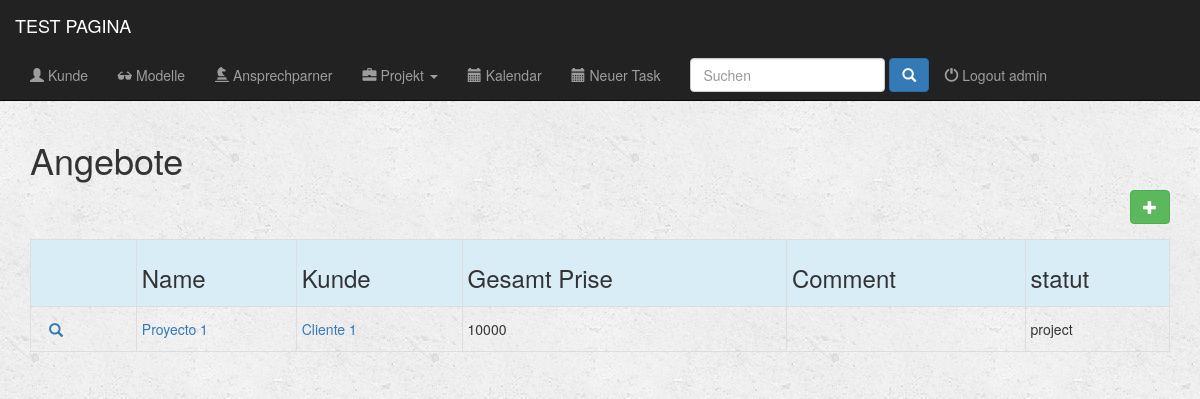
/apli/project/ (signed in), run on an earlier commit of the app's database.
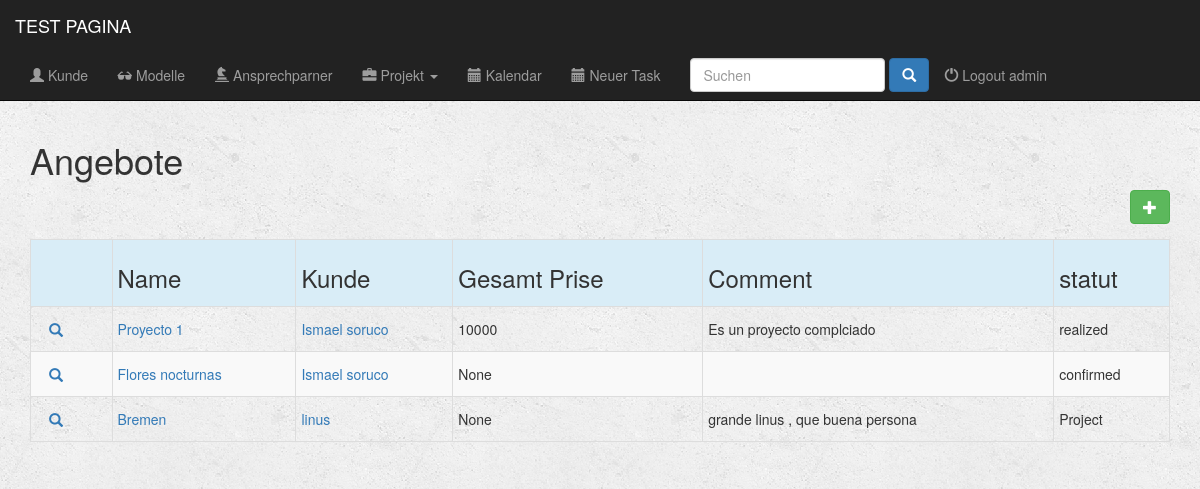
And on a later commit of the database.
### apli/models.py (models this page shows, shortened)
class Project(models.Model):
    name = models.CharField(max_length=200)
    client = models.ForeignKey(Client, on_delete=models.CASCADE)
    start = models.DateField()
    finish = models.DateField()
    user = models.ForeignKey(User, on_delete=models.CASCADE)
    comment = models.CharField(max_length=500, blank=True)
    sort = models.CharField(max_length=8, choices=(('Angebot', 'angebot'), ('Auftrag', 'aufttrag'), ('Job', 'job'),), default='Angebot')
    statut = models.CharField(max_length=9, choices=(('Project', 'project'), ('Bestätigung', 'confirmed'), ('Fertig', 'realized'), ('bezhal', 'acquitted'), ('Absagen', 'canceled'),), default='Project')
    all_day = models.IntegerField(null=True, blank=True)
    half_day = models.IntegerField(null=True, blank=True)
    half_day_price_pro = models.IntegerField(null=True, blank=True)
    all_day_price_pro = models.IntegerField(null=True, blank=True)
    over_price_pro = models.IntegerField(null=True, blank=True)
    all_in_price_pro = models.IntegerField(null=True, blank=True)
    half_day_price_semipro = models.IntegerField(null=True, blank=True)
    all_day_price_semipro = models.IntegerField(null=True, blank=True)
    over_price_semipro = models.IntegerField(null=True, blank=True)
    all_in_price_semipro = models.IntegerField(null=True, blank=True)
    country = models.CharField(max_length=50, blank=True)
    city = models.CharField(max_length=50, blank=True)
    zip_code = models.CharField(max_length=15, blank=True)
    address = models.CharField(max_length=100, blank=True)
    comment_address = models.CharField(max_length=500, blank=True)
    honorary_base = models.IntegerField(null=True, blank=True)
    honorary_plus = models.IntegerField(null=True, blank=True)
    quantity_models_honorary_plus = models.IntegerField(null=True, blank=True)
    ms_price = models.IntegerField(null=True, blank=True)
    ms_hours = models.IntegerField(null=True, blank=True)
    requirement_price = models.IntegerField(null=True, blank=True)
    requirement_hours = models.IntegerField(null=True, blank=True)
    requisiten_price_for_each_model = models.IntegerField(null=True, blank=True)
    other_title = models.CharField(max_length=50, blank=True)
    other_description = models.CharField(max_length=200, blank=True)
    other_price = models.IntegerField(null=True, blank=True)
    other_hours = models.IntegerField(null=True, blank=True)
    photo_price = models.IntegerField(null=True, blank=True)
    photo_hours = models.IntegerField(null=True, blank=True)
    total_price = models.IntegerField(null=True, blank=True)
    tax = models.IntegerField(default=19)

class Client(models.Model):
    name = models.CharField(max_length=200)
    name_short = models.CharField(max_length=100, blank=True)
    company = models.CharField(max_length=200, blank=True)
    company_short = models.CharField(max_length=100, blank=True)
    country = models.CharField(max_length=50, blank=True)
    city = models.CharField(max_length=50, blank=True)
    zip_code = models.CharField(max_length=15, blank=True)
    address = models.CharField(max_length=100, blank=True)
    email = models.EmailField()
    phone_regex = RegexValidator(regex=r'^\+?1?\d{9,15}$', message="Phone number must be entered in the format: '+999999999'. Up to 15 digits allowed.")
    phone = models.CharField(validators=[phone_regex], max_length=15)
    comment = models.CharField(max_length=500, blank=True)
    class Meta:
        verbose_name = 'Client'
        verbose_name_plural = 'Clients'
    def __str__(self):
        return self.name

### apli/views.py (the view)
@login_required(login_url='/register/login/')
def index_project(request):
    all_projects = Project.objects.all()
    return render(request, 'apli/angebot/index_angebot.html', {'all_projects': all_projects})

### fullcalendar/fullcalendar.py (called while the page is built)
def css_url():
    return FULLCALENDAR['css_url']

def print_css_url():
    return FULLCALENDAR['print_css_url']

def javascript_url():
    return FULLCALENDAR['javascript_url']

def jquery_url():
    return FULLCALENDAR['jquery_url']

def jquery_ui_url():
    return FULLCALENDAR['jquery_ui_url']

### fullcalendar/templatetags/fullcalendar_tags.py (called while the page is built)
@register.inclusion_tag("fullcalendar/calendar_init.html")
def calendar_init(calendar_config_options):
    return {'calendar_config_options': mark_safe(calendar_config_options)}

@register.simple_tag
def fullcalendar_css_url():
    return css_url()

@register.simple_tag
def fullcalendar_print_css_url():
    return print_css_url()

@register.simple_tag
def fullcalendar_javascript_url():
    return javascript_url()

@register.simple_tag
def fullcalendar_jquery_url():
    return jquery_url()

@register.simple_tag
def fullcalendar_jquery_ui_url():
    return jquery_ui_url()

@register.simple_tag
def fullcalendar_css():
    url = fullcalendar_css_url()
    return mark_safe("<link href='%s' rel='stylesheet' />" % url)

@register.simple_tag
def fullcalendar_print_css():
    url = fullcalendar_print_css_url()
    return mark_safe("<link href='%s' rel='stylesheet' media='print' />" % url)

### apli/templates/apli/angebot/index_angebot.html
{% extends 'apli/base.html' %}
{% block body %}
    <div class="container">
        <div class=" form-group input-group form-inline col-md-12">
            <h1>Angebote</h1>
            <a href="{% url 'proyecto_new' %}" <button type="submit" class=" btn btn-success btn-md pull-right"><span class="glyphicon glyphicon-plus" aria-hidden="true"></span> </a>
        </div>
    </div>
    <div class="container">
        {% if all_projects %}
            <div class="table-responsive">
                <table class="table table-striped table-hover table-condensed table-bordered">
                    <tr class="active info">
                        <th></th>
                        <th><h3>Name</h3></th>
                        <th><h3>Kunde</h3></th>
                        <th><h3>Gesamt Prise</h3></th>
                        <th><h3>Comment</h3></th>
                        <th><h3>statut</h3></th>
                    </tr>
                    {% for project in all_projects %}
                        <tr>
                            <td>
                                <div class=" btn-group-xs">
                                    <div class="">
                                        <a href="{% url 'detail_project' project.id %}" class="btn btn-link btn-link glyphicon glyphicon-search"></a>
                                    </div>
                                </div>
                            </td>
                            <td><a href="{% url 'detail_project' project.id %}"><p class="form-control-static">{{project.name}}</p></a></td>
                            <td><a href="{% url 'detail_client' project.client.id %}"><p class="form-control-static">{{project.client}}</p></a></td>
                            <td><p class="form-control-static">{{project.total_price}}</p></td>
                            <td><p class="form-control-static">{{project.comment}}</p></td>
                            <td><p class="form-control-static">{{project.statut}}</p></td>
                        </tr>
                    {% endfor %}
                </table>
            </div>
        {% else %}
            <h3>No hay Project</h3>
        {% endif %}
    </div>
{% endblock%}

### apli/templates/apli/base.html (shortened to what this page needs)
{% load fullcalendar_tags %}
{% load static from staticfiles %}
<!DOCTYPE html>
<html lang="en">
    <head>
        {% fullcalendar_css %}
        {% fullcalendar_print_css %}
        <link rel="stylesheet" href="https://maxcdn.bootstrapcdn.com/bootstrap/3.3.6/css/bootstrap.min.css">
        <link rel="stylesheet" type="text/css" href="{% static 'apli/style.css' %}"/>
    </head>
    <body>
        <div class="container-fluid">
            <header>
                <div="row">
                    <nav class="navbar navbar-inverse navbar-fixed-top" role="navigation">
                        <div class="container-fluid">
                            <div class="navbar-header">
                                <a href="{% url 'dashboard' %}" class="navbar-brand">TEST PAGINA</a>
                            </div>
                            <div class="collapse navbar-collapse" id="topNavBar">
                                <ul class="nav navbar-nav">
                                    <li role="presentation" class="{% block clients_active %}{% endblock %}"><a href="{% url 'index_client' %}"><span class="glyphicon glyphicon-user" aria-hidden="true"></span> Kunde</a></li>
                                    <li role="presentation" class="{% block models_active %}{% endblock %}"><a href="{% url 'index_model' %}"><span class="glyphicon glyphicon-sunglasses" aria-hidden="true"></span> Modelle</a></li>
                                    <li role="presentation" class="{% block personas_active %}{% endblock %}"><a href="{% url 'index_person' %}"><span class="glyphicon glyphicon-knight" aria-hidden="true"></span> Ansprechparner</a></li>
                                    <li class="dropdown">
                                        <a href="#" class="dropdown-toggle {% block cotizaciones_active %}{% endblock %}" data-toggle="dropdown" role="button" aria-expanded="false">
                                            <span class="glyphicon glyphicon-briefcase" aria-hidden="true" class="{% block projects_active %}{% endblock %}"></span>
                                            Projekt
                                            <span class="caret"></span>
                                        </a>
                                    </li>
                                    <li role="presentation" class="{% block calendario_active %}{% endblock %}"><a href="{% url 'calendar_by_user' %}"><span class="glyphicon glyphicon-calendar" aria-hidden="true"></span> Kalendar</a></li>
                                    <li role="presentation" class="{% block task_active %}{% endblock %}}"><a href="{% url 'index_task' %}"><span class="glyphicon glyphicon-calendar" aria-hidden="true"></span> Neuer Task</a></li>
                                    <li role="presentation" >
                                        <form  method="GET" action="{% url 'busca' %}" class="navbar-form navbar-right" role="search" >
                                            <input type="text" placeholder="Suchen" class="form-control" name="q" value="{{ request.GET.q }}">
                                            <button type="submit" class="btn btn-primary ">
                                                <span class="glyphicon glyphicon-search"></span>
                                            </button>
                                        </form>
                                     </li>
                                    <div class= "nav navbar-nav" >
                                        {% if request.user.is_authenticated %}
                                            <li role="presentation" class="pull-right"><a href="{% url 'logout' %}" > <span class="glyphicon glyphicon-off" aria-hidden="true"></span> Logout {{ user }} </a></li>
                                        {% endif %}
                                    </div>
                                </ul>
                            </div>
                        </div>
                    </nav>
                </div>
        {% block body %}
        {% endblock %}
    </body>
</html>

What changed in the data, as far as the page shows it:
changed Project "Proyecto 1": client "Cliente 1" → "Ismael soruco"; comment (not shown) → "Es un proyecto complciado"; statut "project" → "realized"
added Project: name "Flores nocturnas", client "Ismael soruco", total_price "None", statut "confirmed"
added Project: name "Bremen", client "linus", total_price "None", comment "grande linus , que buena persona", statut "Project"
